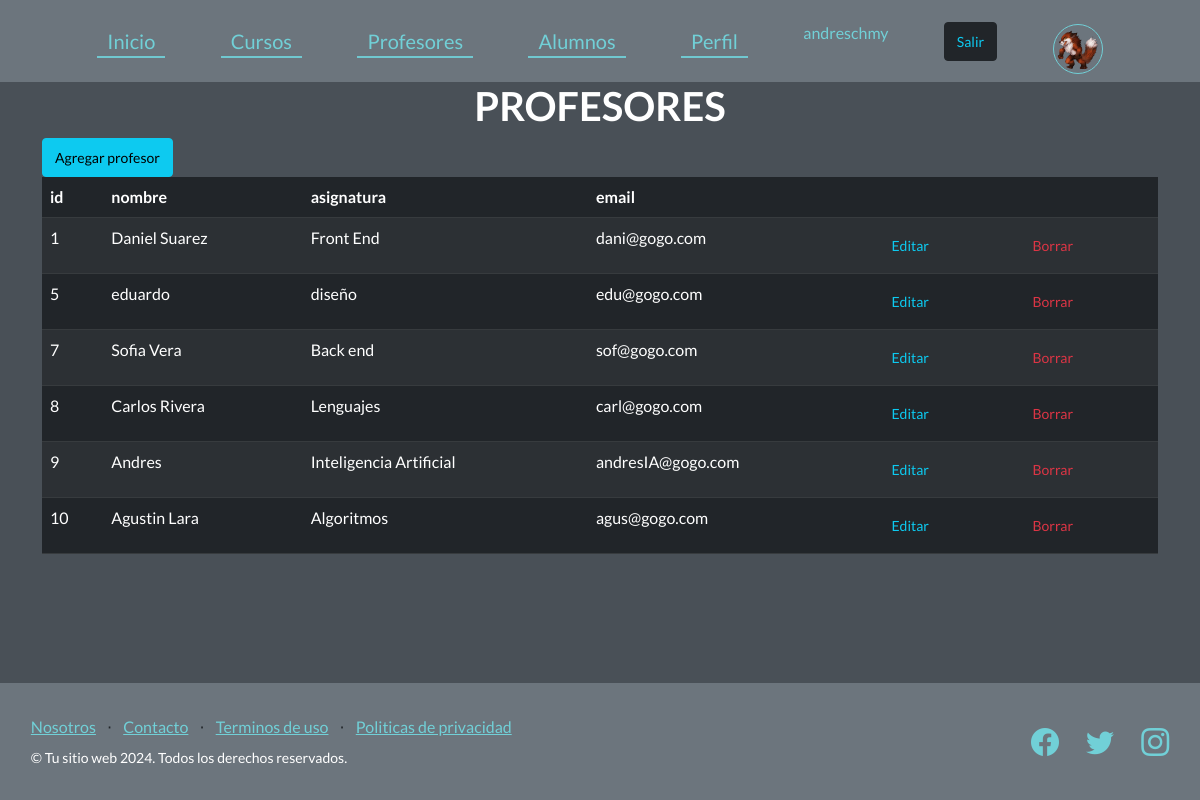
The page /ver_profesores/ (signed in) on the database its author committed.
### AppCoder/models.py (models this page shows, shortened)
class Avatar(models.Model):
    user = models.ForeignKey(User , on_delete=models.CASCADE)
    imagen_de_perfil = models.ImageField(upload_to="avatares" , null=True , blank=True)

class Profesores(models.Model):
    nombre = models.CharField(max_length=100)
    asignatura = models.CharField(max_length=100)
    email = models.EmailField(max_length=150)

### AppCoder/views.py (the view)
# urls.py: path("ver_profesores/", views.ver_profesores , name="ver_profesores" ),
@login_required
def ver_profesores(request):
    profesores = Profesores.objects.all()
    return render(request, "ver_profesores.html", {"profesores": profesores})

### AppCoder/context_processors.py (called while the page is built)
def avatar_context(request):
    avatar = None
    if request.user.is_authenticated:
        avatar = Avatar.objects.filter(user=request.user).first()
    return {'avatar': avatar}

### AppCoder/template/ver_profesores.html
{% extends "padre.html" %}
{% load static %}
{% block contenido %}
    <div class="container letra-formulario">
        <div class="campo " >
            <h1>PROFESORES</h1>
        </div>
        <a href="{% url 'alta_profesores' %}" class="btn btn-info btn-sm">Agregar profesor</a>
        <table class="table table-striped table-dark">
            <thead>
                <tr>
                    <th>id</th>
                    <th>nombre</th>
                    <th>asignatura</th>
                    <th>email</th>
                    <th></th>
                    <th></th>
                </tr>
            </thead>
            <tbody>
                {% for profesor in profesores %}
                <tr>
                    <td> {{profesor.id}}</td>
                    <td>{{profesor.nombre}}</td>
                    <td>{{profesor.asignatura}}</td>
                    <td>{{profesor.email}}</td>
                    <td><a href="{% url 'editar_profesor' profesor.id %}" class="btn text-info btn-sm" >Editar</a></td>
                    <td><a href="{% url 'elimina_profesor' profesor.id %}" class="btn text-danger btn-sm">Borrar</a></td>
                </tr>
                {% endfor %}
            </tbody>
        </table>
    </div>
{% endblock %}

### AppCoder/template/padre.html (shortened to what this page needs)
<!DOCTYPE html>
<html lang="es">
    <head>
        {% load static %}
        <link href="https://cdn.jsdelivr.net/npm/bootstrap-icons@1.5.0/font/bootstrap-icons.css" rel="stylesheet" type="text/css" />
        <link href="{% static 'AppCoder/css/styles.css' %} " rel="stylesheet" />
    </head>
    <body>
        <nav class="navbar navbar-light bg-secondary static-top ">
            <div class="container">
                <a class="menu_principal" href="{% url 'inicio' %}">Inicio</a>
                    <a class="menu_principal" href="{% url 'ver_cursos' %}">Cursos</a>
                    <a class="menu_principal" href="{% url 'alta_profesores' %}">Profesores</a>
                    <a class="menu_principal" href="{% url 'alta_alumnos' %}">Alumnos</a>
                {% if request.user.is_authenticated %}
                    <a class="menu_principal" href="{% url 'perfil' %}">Perfil</a>
                {% endif %}
                {% if request.user.is_authenticated %}
                    <p class="footer-texto" >{{request.user.username}}</p>
                    <form method="post" action="{% url 'logout' %}">
                        <button class="btn btn-dark text-info btn-sm" type="submit">Salir</button>
                    </form>
                    <div class="campo">
                        {% if avatar.imagen_de_perfil %}
                            <img src="{{ avatar.imagen_de_perfil.url }}" alt="Avatar" style="border: solid 0.5px #71d0d7; border-radius: 50%; " width="50px" height="50px">
                        {% else %}
                            <img src="avatares/icono.png" alt="">
                        {% endif %}
                    </div>
                {% endif %}
            </div>
        </nav>
        {% block contenido %}{% endblock %}
        <footer class="footer bg-secondary ">
            <div class="container">
                <div class="row-footer">
                    <div class="col-lg-6 h-100 text-center text-lg-start my-auto">
                        <ul class="list-inline mb-2">
                            <li class="list-inline-item"><a href="{% url 'Nosotros' %}">Nosotros</a></li>
                            <li class="list-inline-item">⋅</li>
                            <li class="list-inline-item"><a href="#!">Contacto</a></li>
                            <li class="list-inline-item">⋅</li>
                            <li class="list-inline-item"><a href="#!">Terminos de uso</a></li>
                            <li class="list-inline-item">⋅</li>
                            <li class="list-inline-item"><a href="#!">Politicas de privacidad</a></li>
                        </ul>
                        <p class="text-white small mb-4 mb-lg-0">&copy; Tu sitio web 2024. Todos los derechos reservados.</p>
                    </div>
                    <div class="col-lg-6 h-100 text-center text-lg-end my-auto">
                        <ul class="list-inline mb-0">
                            <li class="list-inline-item me-4">
                                <a href="#!"><i class="bi-facebook fs-3"></i></a>
                            </li>
                            <li class="list-inline-item me-4">
                                <a href="#!"><i class="bi-twitter fs-3"></i></a>
                            </li>
                            <li class="list-inline-item">
                                <a href="#!"><i class="bi-instagram fs-3"></i></a>
                            </li>
                        </ul>
                    </div>
                </div>
            </div>
        </footer>
    </body>
</html>

### rows shown on the page
Avatar: imagen_de_perfil (picture)
Profesores: id "1", nombre "Daniel Suarez", asignatura "Front End", email "dani@gogo.com"
Profesores: id "5", nombre "eduardo", asignatura "diseño", email "edu@gogo.com"
Profesores: id "7", nombre "Sofia Vera", asignatura "Back end", email "sof@gogo.com"
Profesores: id "8", nombre "Carlos Rivera", asignatura "Lenguajes", email "carl@gogo.com"
Profesores: id "9", nombre "Andres", asignatura "Inteligencia Artificial", email "andresIA@gogo.com"
Profesores: id "10", nombre "Agustin Lara", asignatura "Algoritmos", email "agus@gogo.com"

### other values the page prints
{{ request.user.username }} "andreschmy"
